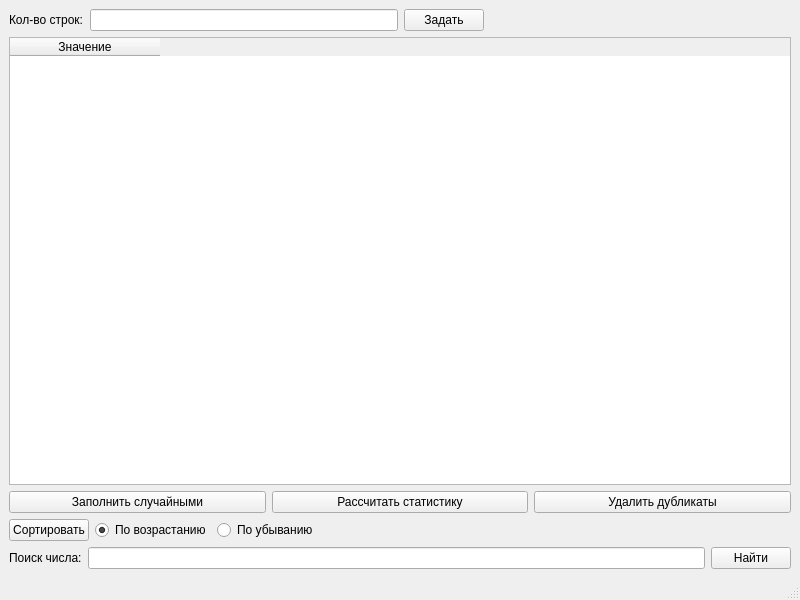
<?xml version="1.0" encoding="UTF-8"?>
<ui version="4.0">
 <class>MainWindow</class>
 <widget class="QMainWindow" name="MainWindow">
  <property name="geometry">
   <rect>
    <x>0</x>
    <y>0</y>
    <width>800</width>
    <height>600</height>
   </rect>
  </property>
  <property name="windowTitle">
   <string>MainWindow</string>
  </property>
  <widget class="QWidget" name="centralwidget">
   <layout class="QVBoxLayout" name="verticalLayout">
    <item>
     <layout class="QHBoxLayout" name="horizontalLayout">
      <item>
       <widget class="QLabel" name="label">
        <property name="text">
         <string>Кол-во строк:</string>
        </property>
       </widget>
      </item>
      <item>
       <widget class="QLineEdit" name="lineEdit_rowCount"/>
      </item>
      <item>
       <widget class="QPushButton" name="pushButton_setRows">
        <property name="text">
         <string>Задать</string>
        </property>
       </widget>
      </item>
      <item>
       <spacer name="horizontalSpacer">
        <property name="orientation">
         <enum>Qt::Horizontal</enum>
        </property>
        <property name="sizeHint" stdset="0">
         <size>
          <width>40</width>
          <height>20</height>
         </size>
        </property>
       </spacer>
      </item>
     </layout>
    </item>
    <item>
     <widget class="QTableWidget" name="tableWidget">
      <property name="columnCount">
       <number>1</number>
      </property>
      <attribute name="horizontalHeaderVisible">
       <bool>true</bool>
      </attribute>
      <attribute name="horizontalHeaderMinimumSectionSize">
       <number>50</number>
      </attribute>
      <attribute name="horizontalHeaderDefaultSectionSize">
       <number>150</number>
      </attribute>
      <attribute name="verticalHeaderVisible">
       <bool>true</bool>
      </attribute>
      <column>
       <property name="text">
        <string>Значение</string>
       </property>
      </column>
     </widget>
    </item>
    <item>
     <layout class="QHBoxLayout" name="horizontalLayout_2">
      <item>
       <widget class="QPushButton" name="pushButton_random">
        <property name="text">
         <string>Заполнить случайными</string>
        </property>
       </widget>
      </item>
      <item>
       <widget class="QPushButton" name="pushButton_stats">
        <property name="text">
         <string>Рассчитать статистику</string>
        </property>
       </widget>
      </item>
      <item>
       <widget class="QPushButton" name="pushButton_removeDuplicates">
        <property name="text">
         <string>Удалить дубликаты</string>
        </property>
       </widget>
      </item>
     </layout>
    </item>
    <item>
     <layout class="QHBoxLayout" name="horizontalLayout_3">
      <item>
       <widget class="QPushButton" name="pushButton_sort">
        <property name="text">
         <string>Сортировать</string>
        </property>
       </widget>
      </item>
      <item>
       <widget class="QRadioButton" name="radioButton_ascending">
        <property name="text">
         <string>По возрастанию</string>
        </property>
        <property name="checked">
         <bool>true</bool>
        </property>
       </widget>
      </item>
      <item>
       <widget class="QRadioButton" name="radioButton_descending">
        <property name="text">
         <string>По убыванию</string>
        </property>
       </widget>
      </item>
      <item>
       <spacer name="horizontalSpacer_2">
        <property name="orientation">
         <enum>Qt::Horizontal</enum>
        </property>
        <property name="sizeHint" stdset="0">
         <size>
          <width>40</width>
          <height>20</height>
         </size>
        </property>
       </spacer>
      </item>
     </layout>
    </item>
    <item>
     <layout class="QHBoxLayout" name="horizontalLayout_4">
      <item>
       <widget class="QLabel" name="label_2">
        <property name="text">
         <string>Поиск числа:</string>
        </property>
       </widget>
      </item>
      <item>
       <widget class="QLineEdit" name="lineEdit_search"/>
      </item>
      <item>
       <widget class="QPushButton" name="pushButton_find">
        <property name="text">
         <string>Найти</string>
        </property>
       </widget>
      </item>
     </layout>
    </item>
   </layout>
  </widget>
  <widget class="QStatusBar" name="statusbar"/>
 </widget>
 <resources/>
 <connections/>
</ui>
